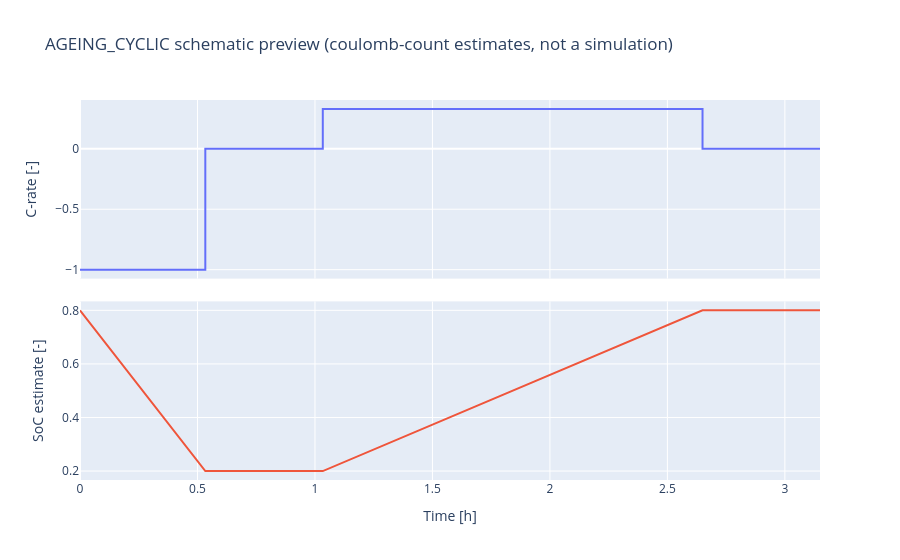

The cell this chart's notebook holds for it:
### Markdown cell above
Previews are coulomb-count estimates, not simulations. Pass
`soc_ref_capacity_ah=...` to preview against a faded capacity.

### 1b. Partial SoC window

SoC bounds make the legs amp-hour limited, counted against the campaign's
SoC reference capacity. `soc_reference="latest_rpt"` (the default) re-bases
the window at each RPT, `"bol"` pins it to beginning of life.

A windowed leg ends at the first condition met: the coulomb-counted bound,
the voltage limit, or a cutoff on the model's tracked SoC.

### Code cell
soc_window = ageing_builder.cyclic(
    I_chg=0.33,
    I_dch=-1.0,
    I_cut=0.05,
    V_max=4.2,
    V_min=2.5,
    soc_min=0.2,
    soc_max=0.8,
)
# a faded cell shrinks the coulomb-counted window, so preview it both ways
ageing_builder.plot_preview(soc_window, soc_ref_capacity_ah=4.0)

### Figure 1 — Plotly figure (JSON) as saved in the notebook; plotly's stock layout.template omitted (floating-point values rounded to 4 significant figures)
{"data": [{"customdata": [[-4.5, "CC discharge"], [-4.5, "CC discharge"], [0, "rest"], [0, "rest"], [1.485, "CC charge"], [1.485, "CC charge"], [0, "rest"], [0, "rest"]], "hovertemplate": "%{customdata[1]}<br>%{y:.3f} C (%{customdata[0]:.3f} A)<br>t = %{x:.4g} h<extra></extra>", "mode": "lines", "name": "C-rate", "type": "scatter", "x": [0.0, 0.5333, 0.5333, 1.033, 1.033, 2.649, 2.649, 3.149], "xaxis": "x", "y": [-1.0, -1.0, 0.0, 0.0, 0.33, 0.33, 0.0, 0.0], "yaxis": "y"}, {"hovertemplate": "SoC ~ %{y:.3f}<br>t = %{x:.4g} h<extra></extra>", "mode": "lines", "name": "SoC estimate", "type": "scatter", "x": [0.0, 0.5333, 0.5333, 1.033, 1.033, 2.649, 2.649, 3.149], "xaxis": "x2", "y": [0.8, 0.2, 0.2, 0.2, 0.2, 0.8, 0.8, 0.8], "yaxis": "y2"}], "layout": {"showlegend": false, "title": {"text": "AGEING_CYCLIC schematic preview (coulomb-count estimates, not a simulation)"}, "xaxis": {"anchor": "y", "domain": [0, 1], "matches": "x2", "showticklabels": false}, "xaxis2": {"anchor": "y2", "domain": [0, 1], "title": {"text": "Time [h]"}}, "yaxis": {"anchor": "x", "domain": [0.53, 1], "title": {"text": "C-rate [-]"}}, "yaxis2": {"anchor": "x2", "domain": [0, 0.47], "title": {"text": "SoC estimate [-]"}}}}
